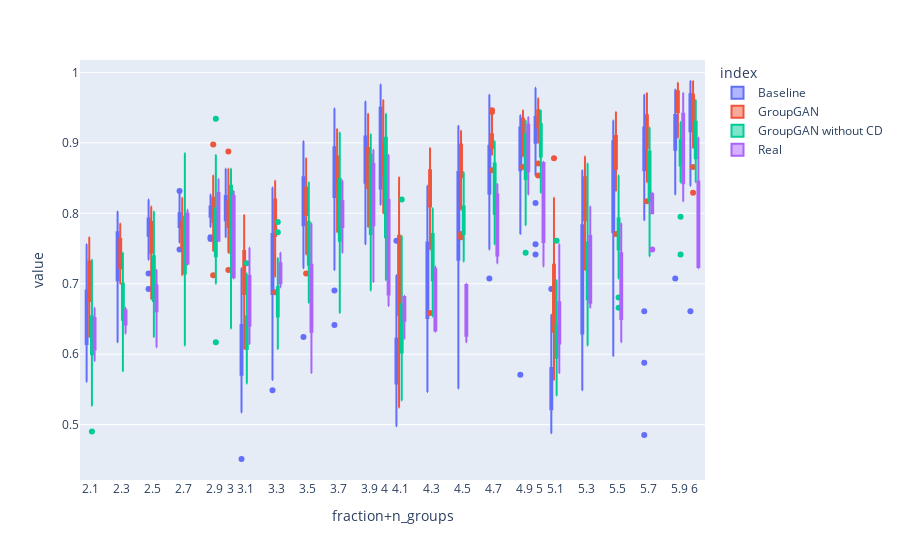

Notebook code cell kept with this figure:
### Code cell
fig = px.box(new_all_dfs, x='fraction+n_groups', y='value', color='index')
fig.update_xaxes(tickvals=[1.1, 1.3, 1.5, 1.7, 1.9, 2, 2.1, 2.3, 2.5, 2.7, 2.9, 3, 3.1, 3.3, 3.5, 3.7, 3.9, 4, 4.1, 4.3, 4.5, 4.7, 4.9, 5, 5.1, 5.3, 5.5, 5.7, 5.9, 6])
fig.show()

### Figure 1 — Plotly figure (JSON) as saved in the notebook; plotly's stock layout.template omitted (floating-point values rounded to 4 significant figures; data arrays with more than 128 entries replaced by an {"elided": "..."} marker saying what was removed)
{"data": [{"alignmentgroup": "True", "hovertemplate": "index=Baseline<br>fraction+n_groups=%{x}<br>value=%{y}<extra></extra>", "legendgroup": "Baseline", "marker": {"color": "#636efa"}, "name": "Baseline", "notched": false, "offsetgroup": "Baseline", "orientation": "v", "showlegend": true, "type": "box", "x": {"elided": "708 float values"}, "x0": " ", "xaxis": "x", "y": {"elided": "708 float values"}, "y0": " ", "yaxis": "y"}, {"alignmentgroup": "True", "hovertemplate": "index=GroupGAN<br>fraction+n_groups=%{x}<br>value=%{y}<extra></extra>", "legendgroup": "GroupGAN", "marker": {"color": "#EF553B"}, "name": "GroupGAN", "notched": false, "offsetgroup": "GroupGAN", "orientation": "v", "showlegend": true, "type": "box", "x": {"elided": "708 float values"}, "x0": " ", "xaxis": "x", "y": {"elided": "708 float values"}, "y0": " ", "yaxis": "y"}, {"alignmentgroup": "True", "hovertemplate": "index=GroupGAN without CD<br>fraction+n_groups=%{x}<br>value=%{y}<extra></extra>", "legendgroup": "GroupGAN without CD", "marker": {"color": "#00cc96"}, "name": "GroupGAN without CD", "notched": false, "offsetgroup": "GroupGAN without CD", "orientation": "v", "showlegend": true, "type": "box", "x": {"elided": "708 float values"}, "x0": " ", "xaxis": "x", "y": {"elided": "708 float values"}, "y0": " ", "yaxis": "y"}, {"alignmentgroup": "True", "hovertemplate": "index=Real<br>fraction+n_groups=%{x}<br>value=%{y}<extra></extra>", "legendgroup": "Real", "marker": {"color": "#ab63fa"}, "name": "Real", "notched": false, "offsetgroup": "Real", "orientation": "v", "showlegend": true, "type": "box", "x": {"elided": "708 float values"}, "x0": " ", "xaxis": "x", "y": {"elided": "708 float values"}, "y0": " ", "yaxis": "y"}], "layout": {"boxmode": "group", "legend": {"title": {"text": "index"}, "tracegroupgap": 0}, "margin": {"t": 60}, "xaxis": {"anchor": "y", "domain": [0, 1], "tickvals": [1.1, 1.3, 1.5, 1.7, 1.9, 2, 2.1, 2.3, 2.5, 2.7, 2.9, 3, 3.1, 3.3, 3.5, 3.7, 3.9, 4, 4.1, 4.3, 4.5, 4.7, 4.9, 5, 5.1, 5.3, 5.5, 5.7, 5.9, 6], "title": {"text": "fraction+n_groups"}}, "yaxis": {"anchor": "x", "domain": [0, 1], "title": {"text": "value"}}}}
